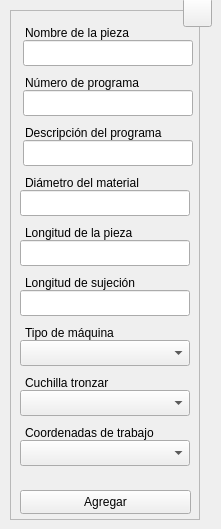
  <widget class="QWidget" name="centralwidget">
   <widget class="QFrame" name="frame">
    <property name="geometry">
     <rect>
      <x>10</x>
      <y>10</y>
      <width>190</width>
      <height>510</height>
     </rect>
    </property>
    <property name="sizePolicy">
     <sizepolicy hsizetype="Fixed" vsizetype="Fixed">
      <horstretch>0</horstretch>
      <verstretch>0</verstretch>
     </sizepolicy>
    </property>
    <property name="minimumSize">
     <size>
      <width>190</width>
      <height>510</height>
     </size>
    </property>
    <property name="maximumSize">
     <size>
      <width>190</width>
      <height>510</height>
     </size>
    </property>
    <property name="frameShape">
     <enum>QFrame::StyledPanel</enum>
    </property>
    <property name="frameShadow">
     <enum>QFrame::Raised</enum>
    </property>
    <widget class="QLineEdit" name="tbx_prt">
     <property name="geometry">
      <rect>
       <x>13</x>
       <y>30</y>
       <width>170</width>
       <height>26</height>
      </rect>
     </property>
     <property name="minimumSize">
      <size>
       <width>170</width>
       <height>0</height>
      </size>
     </property>
     <property name="maximumSize">
      <size>
       <width>170</width>
       <height>16777215</height>
      </size>
     </property>
     <property name="toolTip">
      <string>Digite el nombre de la pieza</string>
     </property>
     <property name="statusTip">
      <string/>
     </property>
     <property name="alignment">
      <set>Qt::AlignCenter</set>
     </property>
     <property name="placeholderText">
      <string/>
     </property>
    </widget>
    <widget class="QLabel" name="lbl_prt">
     <property name="enabled">
      <bool>true</bool>
     </property>
     <property name="geometry">
      <rect>
       <x>15</x>
       <y>10</y>
       <width>113</width>
       <height>26</height>
      </rect>
     </property>
     <property name="text">
      <string>Nombre de la pieza</string>
     </property>
     <property name="buddy">
      <cstring>lbl_prt</cstring>
     </property>
    </widget>
    <widget class="QLineEdit" name="tbx_pgr">
     <property name="geometry">
      <rect>
       <x>13</x>
       <y>80</y>
       <width>170</width>
       <height>26</height>
      </rect>
     </property>
     <property name="minimumSize">
      <size>
       <width>170</width>
       <height>0</height>
      </size>
     </property>
     <property name="maximumSize">
      <size>
       <width>170</width>
       <height>16777215</height>
      </size>
     </property>
     <property name="toolTip">
      <string>Indique el número de programa CNC según la lista de tapes</string>
     </property>
     <property name="toolTipDuration">
      <number>-1</number>
     </property>
     <property name="statusTip">
      <string/>
     </property>
     <property name="alignment">
      <set>Qt::AlignCenter</set>
     </property>
    </widget>
    <widget class="QLabel" name="lbl_prg">
     <property name="geometry">
      <rect>
       <x>15</x>
       <y>60</y>
       <width>126</width>
       <height>26</height>
      </rect>
     </property>
     <property name="text">
      <string>Número de programa</string>
     </property>
    </widget>
    <widget class="QLineEdit" name="tbx_dsc">
     <property name="geometry">
      <rect>
       <x>13</x>
       <y>130</y>
       <width>170</width>
       <height>26</height>
      </rect>
     </property>
     <property name="minimumSize">
      <size>
       <width>170</width>
       <height>0</height>
      </size>
     </property>
     <property name="maximumSize">
      <size>
       <width>170</width>
       <height>16777215</height>
      </size>
     </property>
     <property name="toolTip">
      <string>Digite la descripción del programa CNC</string>
     </property>
     <property name="statusTip">
      <string/>
     </property>
     <property name="alignment">
      <set>Qt::AlignCenter</set>
     </property>
     <property name="placeholderText">
      <string/>
     </property>
    </widget>
    <widget class="QLabel" name="lbl_dsc">
     <property name="enabled">
      <bool>true</bool>
     </property>
     <property name="geometry">
      <rect>
       <x>15</x>
       <y>110</y>
       <width>147</width>
       <height>26</height>
      </rect>
     </property>
     <property name="text">
      <string>Descripción del programa</string>
     </property>
    </widget>
    <widget class="QLabel" name="lbl_mch">
     <property name="enabled">
      <bool>true</bool>
     </property>
     <property name="geometry">
      <rect>
       <x>15</x>
       <y>310</y>
       <width>100</width>
       <height>26</height>
      </rect>
     </property>
     <property name="text">
      <string>Tipo de máquina</string>
     </property>
     <property name="buddy">
      <cstring>lbl_mch</cstring>
     </property>
    </widget>
    <widget class="QComboBox" name="cbx_mch">
     <property name="geometry">
      <rect>
       <x>10</x>
       <y>330</y>
       <width>170</width>
       <height>26</height>
      </rect>
     </property>
     <property name="minimumSize">
      <size>
       <width>170</width>
       <height>26</height>
      </size>
     </property>
     <property name="maximumSize">
      <size>
       <width>170</width>
       <height>16777215</height>
      </size>
     </property>
     <property name="toolTip">
      <string>Seleccione el tipo de máquina CNC</string>
     </property>
    </widget>
    <widget class="QPushButton" name="btn_save">
     <property name="geometry">
      <rect>
       <x>10</x>
       <y>480</y>
       <width>171</width>
       <height>24</height>
      </rect>
     </property>
     <property name="sizePolicy">
      <sizepolicy hsizetype="Expanding" vsizetype="Expanding">
       <horstretch>0</horstretch>
       <verstretch>0</verstretch>
      </sizepolicy>
     </property>
     <property name="minimumSize">
      <size>
       <width>88</width>
       <height>0</height>
      </size>
     </property>
     <property name="toolTip">
      <string>Agregar los datos al programa CNC</string>
     </property>
     <property name="statusTip">
      <string/>
     </property>
     <property name="text">
      <string>Agregar</string>
     </property>
     <property name="shortcut">
      <string>Ctrl+S</string>
     </property>
     <property name="autoDefault">
      <bool>true</bool>
     </property>
    </widget>
    <widget class="QComboBox" name="cbx_wrk">
     <property name="geometry">
      <rect>
       <x>10</x>
       <y>430</y>
       <width>170</width>
       <height>26</height>
      </rect>
     </property>
     <property name="minimumSize">
      <size>
       <width>170</width>
       <height>26</height>
      </size>
     </property>
     <property name="maximumSize">
      <size>
       <width>170</width>
       <height>16777215</height>
      </size>
     </property>
     <property name="toolTip">
      <string>Seleccione las coordenadas prefijadas de trabajo a utilizar (Mazak)</string>
     </property>
    </widget>
    <widget class="QLabel" name="lbl_chk">
     <property name="enabled">
      <bool>true</bool>
     </property>
     <property name="geometry">
      <rect>
       <x>15</x>
       <y>260</y>
       <width>122</width>
       <height>26</height>
      </rect>
     </property>
     <property name="text">
      <string>Longitud de sujeción</string>
     </property>
    </widget>
    <widget class="QLabel" name="lbl_lgt">
     <property name="geometry">
      <rect>
       <x>15</x>
       <y>210</y>
       <width>117</width>
       <height>26</height>
      </rect>
     </property>
     <property name="text">
      <string>Longitud de la pieza</string>
     </property>
    </widget>
    <widget class="QLineEdit" name="tbx_chk">
     <property name="geometry">
      <rect>
       <x>10</x>
       <y>280</y>
       <width>170</width>
       <height>26</height>
      </rect>
     </property>
     <property name="minimumSize">
      <size>
       <width>170</width>
       <height>0</height>
      </size>
     </property>
     <property name="maximumSize">
      <size>
       <width>170</width>
       <height>16777215</height>
      </size>
     </property>
     <property name="toolTip">
      <string>Digite la longitud de la sujeción del husillo posterior (Torno suizo)</string>
     </property>
     <property name="statusTip">
      <string/>
     </property>
     <property name="alignment">
      <set>Qt::AlignCenter</set>
     </property>
     <property name="placeholderText">
      <string/>
     </property>
    </widget>
    <widget class="QLineEdit" name="tbx_lgt">
     <property name="geometry">
      <rect>
       <x>10</x>
       <y>230</y>
       <width>170</width>
       <height>26</height>
      </rect>
     </property>
     <property name="minimumSize">
      <size>
       <width>170</width>
       <height>0</height>
      </size>
     </property>
     <property name="maximumSize">
      <size>
       <width>170</width>
       <height>16777215</height>
      </size>
     </property>
     <property name="toolTip">
      <string>Digite la longitud total de la pieza (Torno suizo)</string>
     </property>
     <property name="toolTipDuration">
      <number>-1</number>
     </property>
     <property name="statusTip">
      <string/>
     </property>
     <property name="alignment">
      <set>Qt::AlignCenter</set>
     </property>
    </widget>
    <widget class="QLabel" name="lbl_cof">
     <property name="enabled">
      <bool>true</bool>
     </property>
     <property name="geometry">
      <rect>
       <x>15</x>
       <y>360</y>
       <width>96</width>
       <height>26</height>
      </rect>
     </property>
     <property name="text">
      <string>Cuchilla tronzar</string>
     </property>
     <property name="buddy">
      <cstring>lbl_cof</cstring>
     </property>
    </widget>
    <widget class="QLabel" name="lbl_dia">
     <property name="enabled">
      <bool>true</bool>
     </property>
     <property name="geometry">
      <rect>
       <x>15</x>
       <y>160</y>
       <width>125</width>
       <height>26</height>
      </rect>
     </property>
     <property name="text">
      <string>Diámetro del material</string>
     </property>
     <property name="buddy">
      <cstring>lbl_dia</cstring>
     </property>
    </widget>
    <widget class="QLineEdit" name="tbx_dia">
     <property name="geometry">
      <rect>
       <x>10</x>
       <y>180</y>
       <width>170</width>
       <height>26</height>
      </rect>
     </property>
     <property name="minimumSize">
      <size>
       <width>170</width>
       <height>0</height>
      </size>
     </property>
     <property name="maximumSize">
      <size>
       <width>170</width>
       <height>16777215</height>
      </size>
     </property>
     <property name="toolTip">
      <string>Digite el diámetro del material (Torno suizo)</string>
     </property>
     <property name="statusTip">
      <string/>
     </property>
     <property name="alignment">
      <set>Qt::AlignCenter</set>
     </property>
     <property name="placeholderText">
      <string/>
     </property>
    </widget>
    <widget class="QLabel" name="lbl_wrk">
     <property name="enabled">
      <bool>true</bool>
     </property>
     <property name="geometry">
      <rect>
       <x>15</x>
       <y>410</y>
       <width>137</width>
       <height>26</height>
      </rect>
     </property>
     <property name="text">
      <string>Coordenadas de trabajo</string>
     </property>
     <property name="buddy">
      <cstring>lbl_cof</cstring>
     </property>
    </widget>
    <widget class="QComboBox" name="cbx_cof">
     <property name="geometry">
      <rect>
       <x>10</x>
       <y>380</y>
       <width>170</width>
       <height>26</height>
      </rect>
     </property>
     <property name="minimumSize">
      <size>
       <width>170</width>
       <height>26</height>
      </size>
     </property>
     <property name="maximumSize">
      <size>
       <width>170</width>
       <height>16777215</height>
      </size>
     </property>
     <property name="toolTip">
      <string>Seleccione el tipo de cuchilla de tronzar a utilizar (Torno suizo)</string>
     </property>
    </widget>
    <zorder>tbx_prt</zorder>
    <zorder>lbl_prt</zorder>
    <zorder>tbx_pgr</zorder>
    <zorder>lbl_prg</zorder>
    <zorder>tbx_dsc</zorder>
    <zorder>lbl_dsc</zorder>
    <zorder>cbx_mch</zorder>
    <zorder>lbl_mch</zorder>
    <zorder>btn_save</zorder>
    <zorder>cbx_wrk</zorder>
    <zorder>tbx_chk</zorder>
    <zorder>tbx_lgt</zorder>
    <zorder>tbx_dia</zorder>
    <zorder>lbl_wrk</zorder>
    <zorder>cbx_cof</zorder>
    <zorder>lbl_dia</zorder>
    <zorder>lbl_lgt</zorder>
    <zorder>lbl_chk</zorder>
    <zorder>lbl_cof</zorder>
   </widget>
   <widget class="QToolButton" name="btn_help">
    <property name="geometry">
     <rect>
      <x>183</x>
      <y>-2</y>
      <width>29</width>
      <height>29</height>
     </rect>
    </property>
    <property name="font">
     <font>
      <pointsize>20</pointsize>
      <bold>true</bold>
     </font>
    </property>
    <property name="text">
     <string/>
    </property>
    <property name="icon">
     <iconset resource="../../resources/resources.qrc">
      <normaloff>:/icons/question.png</normaloff>:/icons/question.png</iconset>
    </property>
    <property name="iconSize">
     <size>
      <width>20</width>
      <height>20</height>
     </size>
    </property>
    <property name="shortcut">
     <string>F1</string>
    </property>
   </widget>
  </widget>
